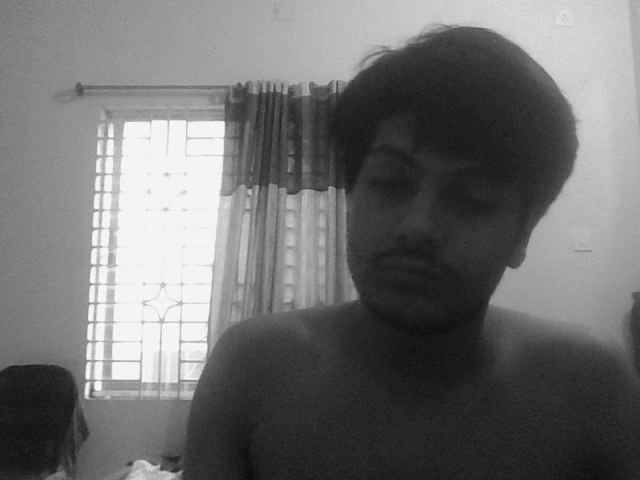
#> input picture frame 17 of OpenCV/1.Video/output_video.avi, 640 x 480 px, given in place of DSA Roadmap.mp4, which was not available
$ jupyter execute playing.ipynb   (text cells are left out)
#> lines starting #> are read from the running program, lines starting #| are printed output that depends on the picture; pictures that were not available may be replaced by others from this repository, and a replacement may not be noted
[cell 1]
import cv2

[cell 2]
capture = cv2.VideoCapture(r"D:\DSA Roadmap.mp4")
while capture.isOpened():
    ret, frame = capture.read()  # here capture.read() returns two values -> rate is a boolean value (if video is opened then the value will ture, otherwise false ) and frame is a numpy array
#> frame is the input picture: shape (480, 640, 3); min 13, max 255, mean 111.8
    if ret == True:
        frame = cv2.resize(frame,(500,500))
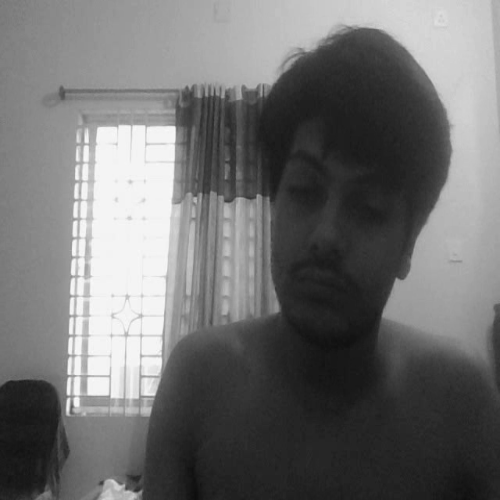
#> frame: shape (500, 500, 3); min 13, max 251, mean 111.7
        #frame = cv2.flip(frame,1)
        cv2.imshow("Video Frame", frame)
        if cv2.waitKey(1) & 0xFF == ord('q'):  # waitKey(0) = static , we can change the speed by changing the value in waitkey(unit : frame/s)
#> (key q is pressed here)
            break
    else:
        break

capture.release()
cv2.destroyAllWindows()

[cell 3]
capture = cv2.VideoCapture(0) # 0 is the default camera index, to open the camera
while True :
    ret, frame = capture.read()
    if ret == True :
        frame = cv2.resize(frame,(500,500))
        frame = cv2.flip(frame,1)
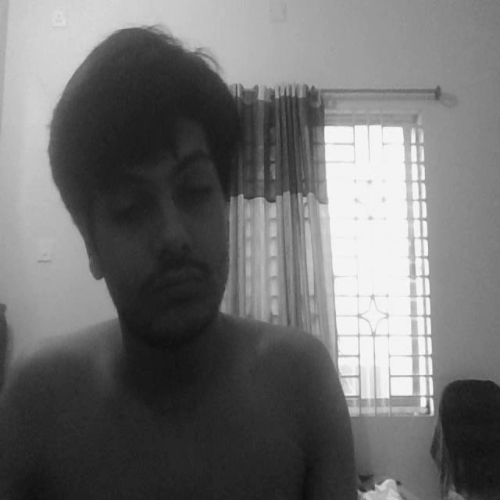
#> frame: shape (500, 500, 3); min 13, max 251, mean 111.7
        cv2.imshow("Vodeo Frame",frame)
        if cv2.waitKey(25) & 0xFF == ord('q') :
#> (key q is pressed here)
            break
    else :
        break

capture.release()
cv2.destroyAllWindows()

[cell 4]
capture = cv2.VideoCapture(0)  # Open the default camera

f = cv2.VideoWriter_fourcc(*"XVID")
# output = cv2.VideoWriter('output_video.avi', f, 30.0, (640, 480))
output = cv2.VideoWriter('output_video.avi', f, 30.0, (640, 480), 0)  # Match this to resized frame, the last 0 converts all the three colors in the 0 color, to record in gray color we have to put 0

while True:
    ret, frame = capture.read()
    if ret:
        frame = cv2.cvtColor(frame, cv2.COLOR_BGR2GRAY) # this video will record in grsy color
#> frame: shape (480, 640)
        frame = cv2.resize(frame, (640, 480))
        frame = cv2.flip(frame, 1)
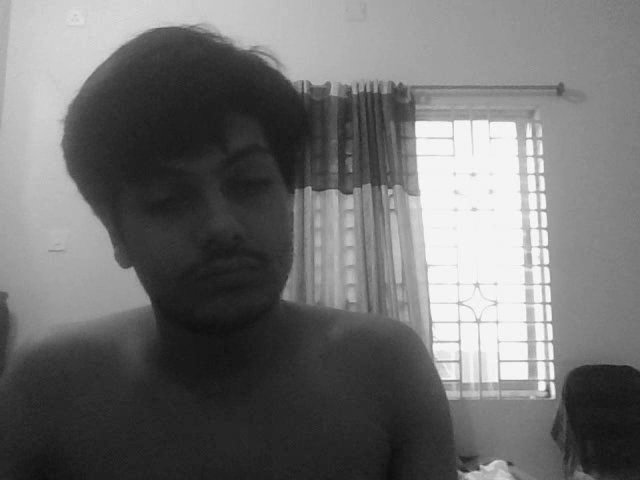
#> frame: shape (480, 640); min 13, max 255, mean 111.8
        output.write(frame)
        cv2.imshow("Video Frame", frame)
        if cv2.waitKey(1) & 0xFF == ord('q'):
#> (key q is pressed here)
            break
    else:
        break

capture.release()
output.release()
cv2.destroyAllWindows()

$ run again, starting later in the video
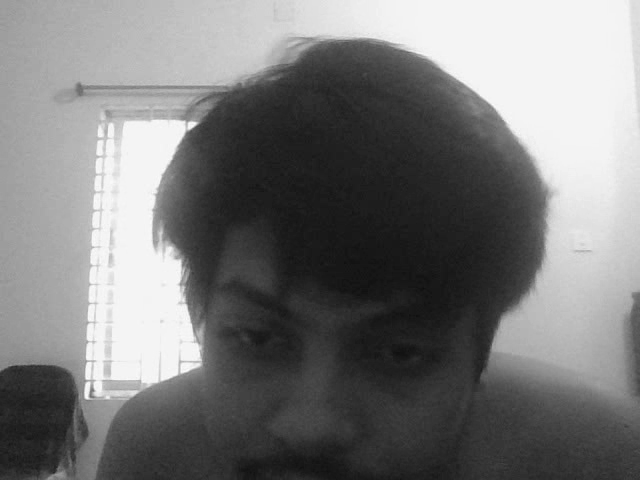
#> input picture frame 80 of OpenCV/1.Video/output_video.avi, 640 x 480 px, given in place of DSA Roadmap.mp4, which was not available
#> frame is the input picture: shape (480, 640, 3); min 13, max 255, mean 121.2
#> `frame = cv2.flip(frame,1)`:
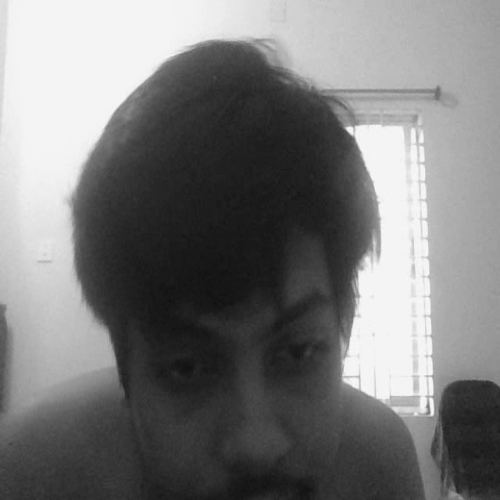
#> frame: shape (500, 500, 3); min 15, max 251, mean 121.1
#> `frame = cv2.flip(frame, 1)`:
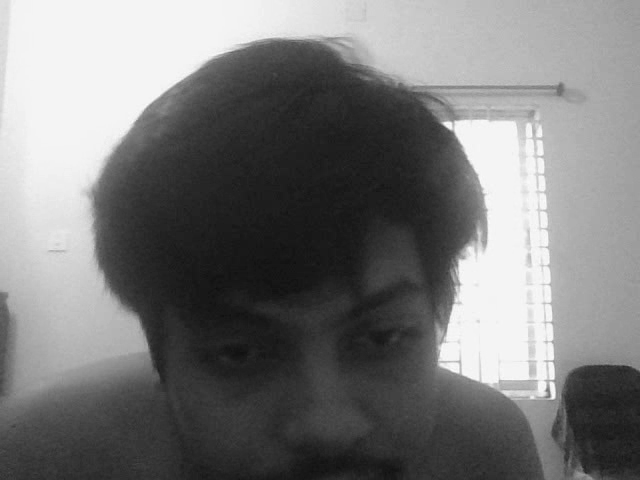
#> frame: shape (480, 640); min 13, max 255, mean 121.2

$ run again, starting later in the video
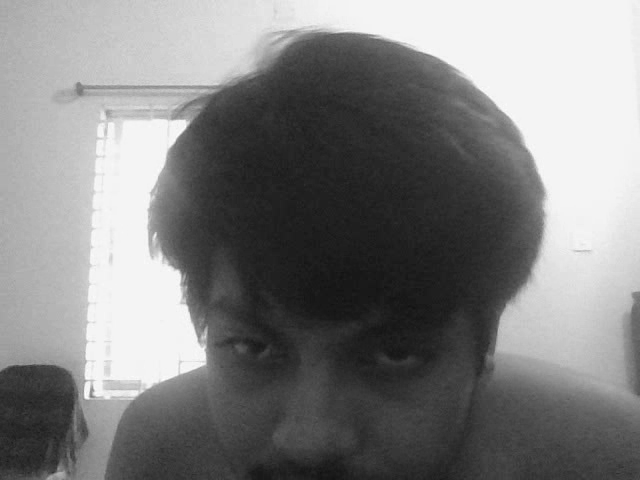
#> input picture frame 143 of OpenCV/1.Video/output_video.avi, 640 x 480 px, given in place of DSA Roadmap.mp4, which was not available
#> frame is the input picture: shape (480, 640, 3); min 17, max 255, mean 128.8
#> `frame = cv2.flip(frame,1)`:
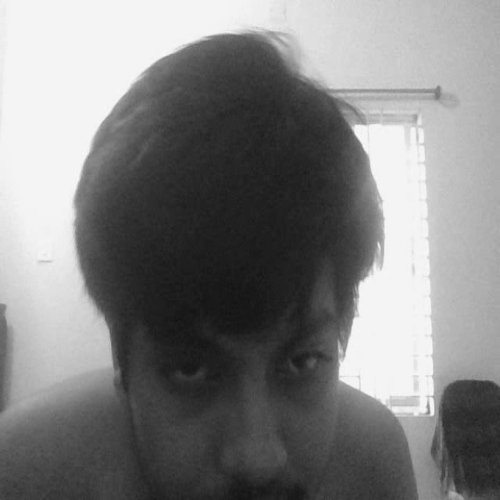
#> frame: shape (500, 500, 3); min 18, max 251, mean 128.7
#> `frame = cv2.flip(frame, 1)`:
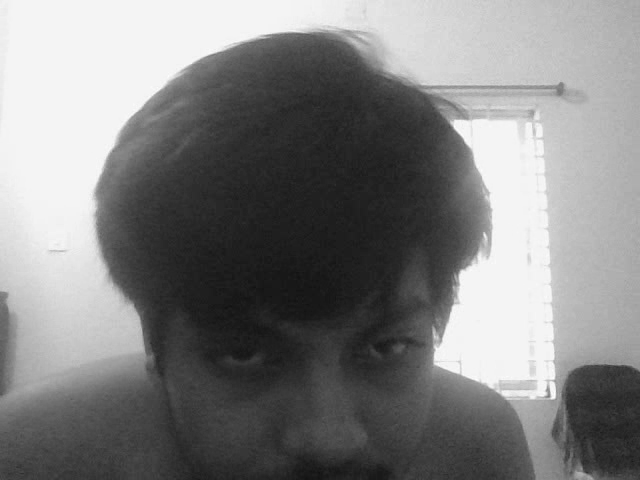
#> frame: shape (480, 640); min 17, max 255, mean 128.8
